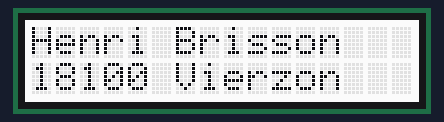
Simulated run of this sketch. Board: Arduino Uno, built with avr-gcc and run on an emulated ATmega328P. On the bench: 16×2 character LCD. What the sketch prints to the serial monitor is not drawn.

Above: at 0.1 s.
At 1.2 s:
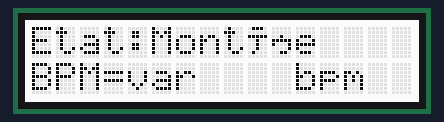

The sketch:

LCD.ino
```cpp
#include <rgb_lcd.h>

rgb_lcd lcd;
const int colorR = 255;
const int colorG = 255;
const int colorB = 255;

void setup()
{
  Serial.begin(115200);
  Serial.println("Début setup");

  Serial.println("LPO Henri Brisson");
  Serial.println("18100 Vierzon");

  lcd.begin(16, 2);
  lcd.setRGB(colorR, colorG, colorB);
  lcd.setCursor(0, 0);
  lcd.print("Henri Brisson");
  lcd.setCursor(0, 1);
  lcd.print("18100 Vierzon");

  delay(1000);

  Serial.println("Fin setup");
}

void loop() {

    lcd.clear();
    lcd.setCursor(0, 0);
    lcd.print("Etat:Descente");
    lcd.setCursor(0, 1);
    lcd.print("BPM=");
    lcd.setCursor(4, 1);
    lcd.print("var");
    lcd.setCursor(11, 1);
    lcd.print("bpm");

    lcd.clear();
    lcd.setCursor(0, 0);
    lcd.print("Etat:Montée");
    lcd.setCursor(0, 1);
    lcd.print("BPM=");
    lcd.setCursor(4, 1);
    lcd.print("var");
    lcd.setCursor(11, 1);
    lcd.print("bpm");
}
```
